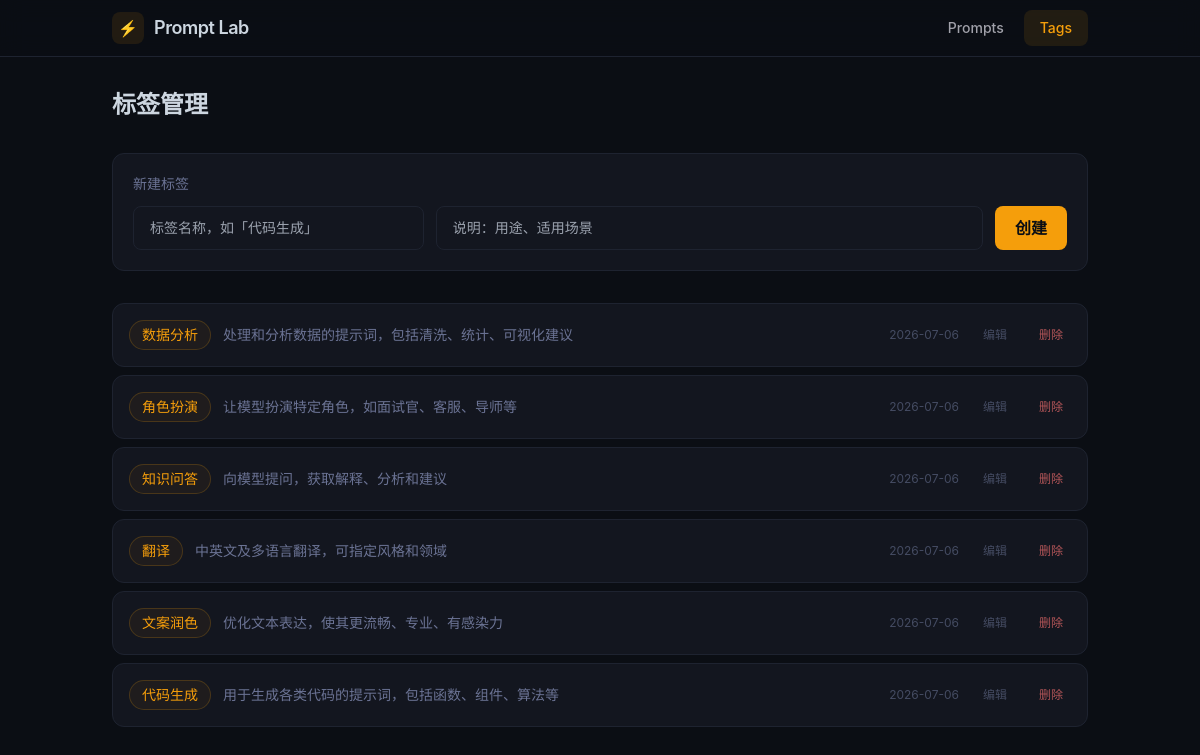
The app's page /tags/ with its own data.
### prompts/models.py (models this page shows, shortened)
class Tag(models.Model):
    title = models.CharField(max_length=100, validators=[validate_not_blank])
    notes = models.TextField(validators=[validate_not_blank])
    created_at = models.DateTimeField(auto_now_add=True)
    updated_at = models.DateTimeField(auto_now=True)
    class Meta:
        ordering = ["-updated_at"]

### prompts/views.py (the view)
# urls.py: path("tags/", views.tag_list, name="tag_list"),
def tag_list(request):
    return render(request, "prompts/tag_list.html", {"tags": Tag.objects.all()})

### prompts/templates/prompts/tag_list.html (shortened to what this page needs)
{% extends "prompts/base.html" %}
{% block content %}
<h2 class="mb-8 text-2xl font-bold">标签管理</h2>
<form method="POST" action="{% url 'tag_create' %}" class="mb-8 rounded-xl card p-5">
  <h3 class="mb-3 text-sm font-medium text-text-muted">新建标签</h3>
  <div class="flex gap-3">
    <input type="text" name="title" placeholder="标签名称，如「代码生成」" maxlength="100" required class="flex-1 px-4 py-2.5 text-sm">
    <input type="text" name="notes" placeholder="说明：用途、适用场景" required class="flex-[2] px-4 py-2.5 text-sm">
    <button type="submit" class="btn-primary">创建</button>
  </div>
</form>
{% if tags %}
  <div class="space-y-2">
    {% for tag in tags %}
      <div class="card flex items-center gap-4 p-4">
        <a href="{% url 'tag_detail' tag.pk %}" class="flex min-w-0 flex-1 items-center gap-3 no-underline hover:opacity-80">
          <span class="shrink-0 rounded-full border border-amber-400/20 bg-amber-400/5 px-3 py-1 text-sm font-medium text-amber-400">{{ tag.title }}</span>
          <span class="min-w-0 truncate text-sm text-text-muted">{{ tag.notes }}</span>
        </a>
        <span class="shrink-0 text-xs text-text-dim">{{ tag.updated_at|date:"Y-m-d" }}</span>
        <a href="{% url 'tag_edit' tag.pk %}" class="shrink-0 rounded-md px-2 py-1 text-xs font-medium text-text-dim hover:text-text">编辑</a>
        <a href="{% url 'tag_delete' tag.pk %}" class="shrink-0 rounded-md px-2 py-1 text-xs font-medium text-danger/70 hover:text-danger">删除</a>
      </div>
    {% endfor %}
  </div>
{% else %}
  <div class="py-20 text-center">
    <p class="text-5xl">🏷️</p>
    <p class="mt-4 text-lg font-medium text-text-muted">还没有标签</p>
    <p class="mt-1 text-sm text-text-dim">使用上方表单创建第一个</p>
  </div>
{% endif %}
{% endblock %}

### prompts/templates/prompts/base.html (style rules this page uses)
body { background-color: #0b0e14; color: #cdd6e0; font-family: 'Inter', system-ui, -apple-system, sans-serif; }
.card { background: #13161f; border: 1px solid #1e2330; border-radius: 0.75rem; }
input, textarea, select { background: #13161f; border: 1px solid #1e2330; color: #cdd6e0; border-radius: 0.5rem; }
.btn-primary { background: #f59e0b; color: #0b0e14; font-weight: 600; border-radius: 0.5rem; padding: 0.625rem 1.25rem; }

### records on screen
Tag: title "数据分析", notes "处理和分析数据的提示词，包括清洗、统计、可视化建议", updated_at "2026-07-06"
Tag: title "角色扮演", notes "让模型扮演特定角色，如面试官、客服、导师等", updated_at "2026-07-06"
Tag: title "知识问答", notes "向模型提问，获取解释、分析和建议", updated_at "2026-07-06"
Tag: title "翻译", notes "中英文及多语言翻译，可指定风格和领域", updated_at "2026-07-06"
Tag: title "文案润色", notes "优化文本表达，使其更流畅、专业、有感染力", updated_at "2026-07-06"
Tag: title "代码生成", notes "用于生成各类代码的提示词，包括函数、组件、算法等", updated_at "2026-07-06"
